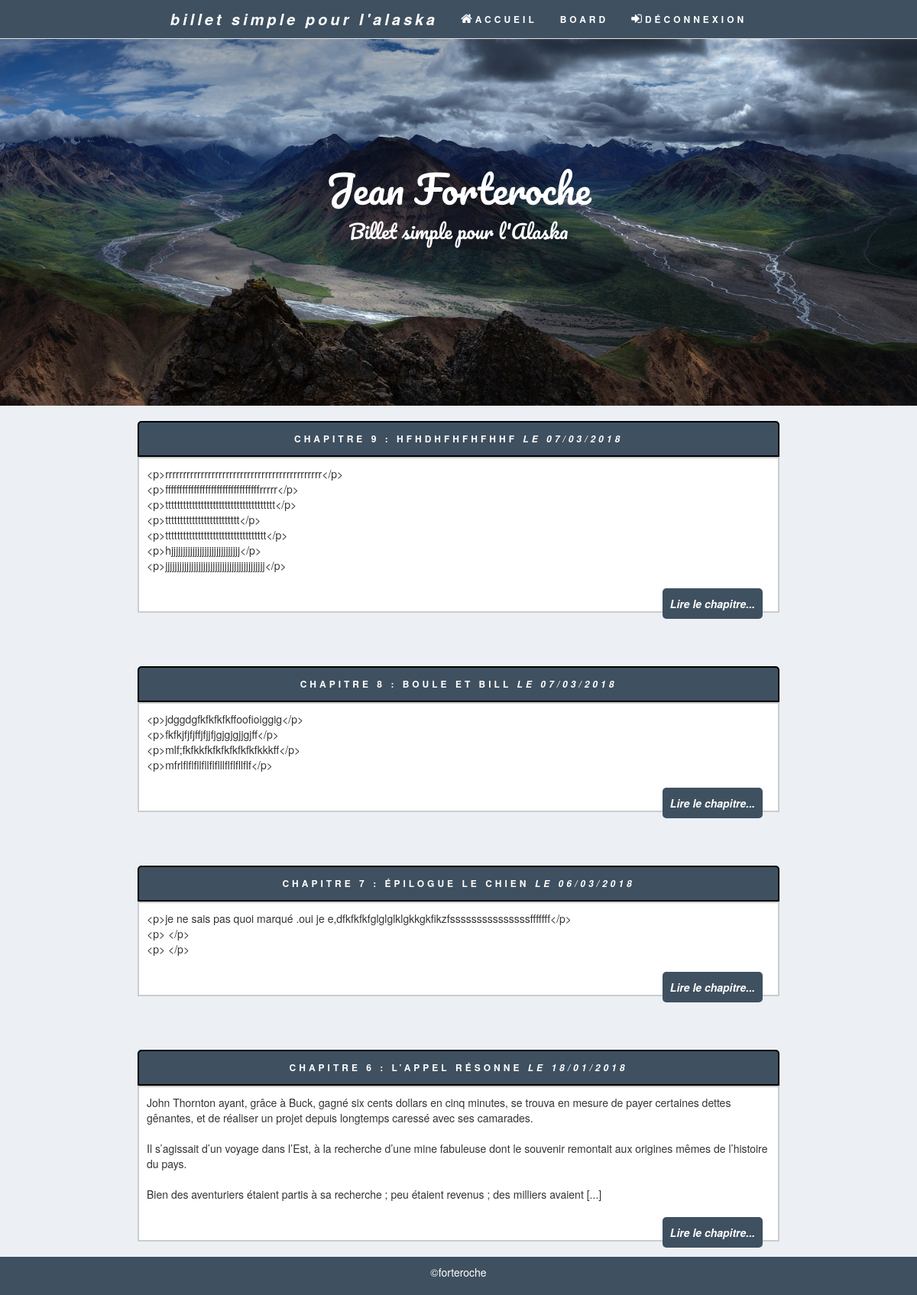
The page / (signed in) on the database its author committed.
### tables this page shows
CREATE TABLE IF NOT EXISTS `posts` (
  `id` int(11) NOT NULL AUTO_INCREMENT,
  `user_id` int(11) DEFAULT '1',
  `chapter` varchar(355) NOT NULL,
  `title` varchar(355) NOT NULL,
  `content` text NOT NULL,
  `creationDate` datetime NOT NULL,
  PRIMARY KEY (`id`),
  KEY `index` (`user_id`) USING BTREE
);

### controller/FrontendController.php (called while the page is built, shortened)
<?php
require_once('model/PostManager.php');
require_once('model/Manager.php');
 require_once('view/frontend/view.php');
class FrontendController{
    public function listPosts()
{
    $postManager = new \Forteroche\Blog\Model\PostManager();
    $posts = $postManager->limitGetPosts();
     $chapters = $postManager->getPosts();
    $view = new View('listPostsView');
   $view->generer(['posts' => $posts,'chapters'=>$chapters]);
}
    }

### model/PostManager.php (called while the page is built, shortened)
<?php
require_once("model/Manager.php");
class PostManager extends Manager
{
     public function limitGetPosts()
    {
        $db = $this->dbConnect();
        $req = $db->query('SELECT id,user_id, title,chapter, content, DATE_FORMAT(creationDate, \'%d/%m/%Y\') AS creation_date_fr FROM posts ORDER BY creationDate DESC LIMIT 0, 4 ');
        return $req;
    }
}

### view/frontend/listPostsView.php (the view, shortened to what this page needs)
<?php
$manager = new \Forteroche\Blog\Model\Manager;?>
    <?php
$this->title = 'Billet simple pour l\'Alaska' ?>
        <?php  include "menu.php"?>
            <header class="masthead">
                <div class="intro-body">
                    <div class="container">
                        <div class="row">
                            <div class="col-lg-12 mx-auto">
                                <h1 class="brand-heading">Jean Forteroche</h1>
                                <p class="intro-text">Billet simple pour l'Alaska</p>
                            </div>
                        </div>
                    </div>
                </div>
            </header>
            <?php while ($data = $posts->fetch())
{
?>
                <div class="news">
                    <h3>
                    <?= htmlspecialchars($data['chapter']) ?> :
            <?= htmlspecialchars($data['title']) ?>
            <em>le <?= htmlspecialchars($data['creation_date_fr']) ?></em>
        </h3>
                    <div class='post'>
                        <?= $manager->texte_decoupe(nl2br(htmlspecialchars($data['content'])), 500, '[...]') ?>
                            <br/>
                            <br/> <em><a href="index.php?action=post&amp;id=<?= $data['id'] ?>">Lire le chapitre...</a></em> </div>
                </div>
                <?php
}
?>

### view/frontend/menu.php (shortened to what this page needs)
<nav class="navbar navbar-default navbar-fixed-top">
    <div class="container">
        <div class="collapse navbar-collapse" id="myNavbar">
            <?php if (!$_SESSION) { ?>
                <ul class="nav navbar-nav">
                    <li><a href="#about" class="billet">Billet simple pour l'Alaska</a></li>
                    <li><a href="index.php"><i class="fa fa-home"></i>Accueil</a></li>
                    <li class="nav-item dropdown"> <a class="nav-link dropdown-toggle" href="index.php?action=chapterList" id="navbarDropdownMenuLink" data-toggle="dropdown" aria-haspopup="true" aria-expanded="false">
          Chapitres
        </a>
                        <div class="dropdown-menu" aria-labelledby="navbarDropdownMenuLink">
                            <?php while ($data = $chapters->fetch())
{
?>
                                <a action="" class="dropdown-item" href="index.php?action=post&amp;id=<?= $data['id'] ?>">
                                    <?php echo $data['chapter']; ?>
                                </a>
                                <?php
}
$chapters->closeCursor();?>
                        </div>
                    </li>
                    <li><a href="index.php?action=connect"><i class="fa fa-sign-in" aria-hidden="true"></i>Connexion</a></li>
                </ul>
                <?php } else { ?>
                    <ul class="nav navbar-nav">
                        <li><a href="#about" class="billet">Billet simple pour l'Alaska</a></li>
                        <li><a href="index.php"><i class="fa fa-home"></i>Accueil</a></li>
                        <li><a href="index.php?action=board">Board</a></li>
                        <li><a href="index.php?action=deconnexion"><i class="fa fa-sign-in" aria-hidden="true"></i>Déconnexion</a></li>
                    </ul>
                    <?php } ?>
        </div>
    </div>
</nav>

### model/Manager.php (shortened to what this page needs)
<?php
class Manager
{
    public function texte_decoupe( $texte, $longueur_max, $separateur ) {
    if( strlen($texte) >= $longueur_max ) {
        $texte = substr( $texte, 0, $longueur_max );
        $dernier_espace = strrpos( $texte, ' ' );
        $texte = substr( $texte, 0, $dernier_espace);
        echo $texte . ' ' . $separateur;
    }
    else echo $texte; }
}

### view/frontend/template.php (shortened to what this page needs)
<!DOCTYPE html>
<html>
<head>
    <link rel="stylesheet" href="https://maxcdn.bootstrapcdn.com/bootstrap/3.3.6/css/bootstrap.min.css">
    <link rel="stylesheet" href="public/css/style.css">
    <link rel="stylesheet" href="public/font-awesome-4.7.0/css/font-awesome.min.css">
</head>
<body>
        <div>
            <?= $content ?>
        </div>
        <footer id="footer" class="navbar-fixed-bottom">
            <p>©forteroche</p>
        </footer>
</body>
</html>

### index.php (shortened to what this page needs)
<?php
require('controller/FrontendController.php');
$ctrlfrontend = new \Forteroche\Blog\FrontendController;
$rooter = new \Forteroche\Blog\Root;
if (isset($_GET['action'])){
$rooter->checkUrl($_GET['action']);}
else {
    $ctrlfrontend->listPosts();
}

### view/frontend/view.php (shortened to what this page needs)
<?php
class View {
  private $fichier;
  private $title;
   public function __construct($action) {
    $this->fichier = "view/frontend/". $action . ".php";
  }
  public function generer($donnees) {
    $content = $this->genererFichier($this->fichier, $donnees);
    $view = $this->genererFichier('view/frontend/template.php',
      array('title' => $this->title, 'content' => $content));
    echo $view;
  }
  private function genererFichier($fichier, $donnees) {
    if (file_exists($fichier)) {
      extract($donnees);
      require $fichier;
      return ob_get_clean();
    }
    else {
      throw new Exception("Fichier '$fichier' introuvable");
    }
  }
}

### public/css/style.css (style rules this page uses)
body { width: 100%; background-color: #ECF0F5; }
h1, h3 { text-align: center; }
.navbar { background: #3F5060; font-size: 12px; letter-spacing: 4px; text-transform: uppercase; font-weight: bold; }
.navbar .navbar-nav { display: inline-block; float: none; vertical-align: top; }
.navbar .navbar-collapse { text-align: center; }
.navbar li a { color: #fff !important; }
.navbar i { font-size: 16px; }
.masthead { margin-left: auto; margin-right: auto; display: table; width: 100%; padding: 200px 0; text-align: center; color: white; background: url("/forteroche/public/images/landscape.jpg") no-repeat bottom center scroll; background-color: black; -webkit-background-size: cover; -moz-background-size: cover; -o-background-size: cover; background-size: cover; font-family: 'Pacifico', cursive; }
.masthead .intro-body { margin-left: auto; margin-right: auto; }
.masthead .intro-body .brand-heading { font-size: 50px; }
.masthead .intro-body .intro-text { font-size: 25px; }
.news h3 { background-color: #3F5060; color: white; font-size: 0.9em; margin-bottom: 0px; padding: 15px; font-size: 12px; letter-spacing: 4px; text-transform: uppercase; font-weight: bold; border: 2px, solid, black; border-top-right-radius: 5px; border-top-left-radius: 5px; }
.post { background-color: #fff; margin-top: 0px; padding-top: 10px; padding-bottom: 30px; padding-left: 10px; padding-right: 10px; border: 2px solid #ccc; }
.news { width: 70%; margin: auto; margin-bottom: 70px; }
.news a { text-decoration: none; float: right; color: #fff; font-weight: bold; background-color: #3F5060; padding: 10px; margin-right: 10px; margin-bottom: 20px; border-radius: 5px; }
.billet { text-transform: lowercase; font-size: 20px; font-weight: bold; font-style: italic; }
#footer { width: 100%; padding: 10px; margin-top: 20px; text-align: center; background-color: #3F5060; color: #fff; }

### rows shown on the page
posts: chapter "CHAPITRE 9", title "HFHDHFHFHFHHF", creation_date_fr "07/03/2018", texte "<p>rrrrrrrrrrrrrrrrrrrrrrrrrrrrrrrrrrrrrrrrrrrr</p> <p>fffffffffffffffffffffffffffffffffrrrrr</p> <p>ttttttttttttttttttttttttttttttttttttt</p> <p>ttttttttttttttttttttttttt</p> <p>tttttttttttttttttttttttttttttttttt</p> <p>hjjjjjjjjjjjjjjjjjjjjjjjjjjjjj</p> <p>jjjjjjjjjjjjjjjjjjjjjjjjjjjjjjjjjjjjjjjjjj</p>"
posts: chapter "CHAPITRE 8", title "BOULE ET BILL", creation_date_fr "07/03/2018", texte "<p>jdggdgfkfkfkfkffoofioiggig</p> <p>fkfkjfjfjffjfjjfjgjgjgjjgjff</p> <p>mlf;fkfkkfkfkfkfkfkfkfkkkff</p> <p>mfrlflflfllfllflflllflflfllflf</p>"
posts: chapter "CHAPITRE 7", title "ÉPILOGUE LE CHIEN", creation_date_fr "06/03/2018", texte "<p>je ne sais pas quoi marqué .oui je e,dfkfkfkfglglglklgkkgkfikzfsssssssssssssssfffffff</p> <p> </p> <p> </p>"
posts: chapter "CHAPITRE 6", title "L’APPEL RÉSONNE", creation_date_fr "18/01/2018"
